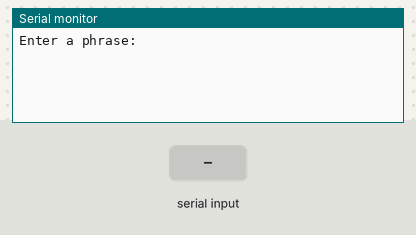
This sketch was run on a simulated Arduino Uno, built with avr-gcc and run on an emulated ATmega328P. Parts: the last lines printed to the serial monitor. The inputs (shaded band) are chosen by the test bench.

Above: at 1.2 s.
1.3 s: "1\n" received over Serial
At 2.2 s:
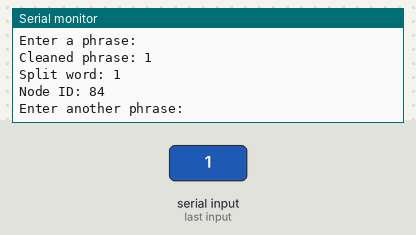
2.8 s: "0\n" received over Serial
At 3.4 s:
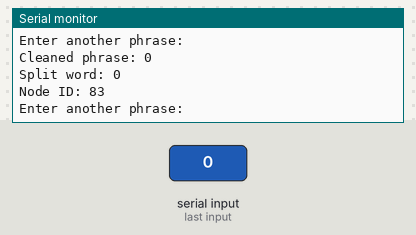
4.3 s: "2\n" received over Serial
At 5.7 s:
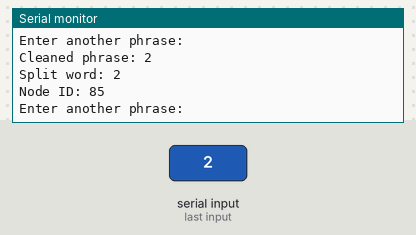

Measured:
- after the input at 1.3 s, the serial monitor: prints a new line at once (image 1)
- after the input at 2.8 s, the serial monitor: prints a new line at once (image 2)
- after the input at 4.3 s, the serial monitor: prints a new line at once (image 3)

The sketch:

bpe_radix_tree_noninitialized_char.ino
```cpp
#include "radix_tree.h"
#include <ctype.h>
#include <string.h>

// Function to clean the input: convert to lowercase, remove non-ASCII characters, and trim whitespace
void cleanInput(char* input) {
    char cleanedInput[256];
    size_t j = 0;

    // Convert to lowercase and handle each character
    for (size_t i = 0; input[i] != '\0'; i++) {
        if ((unsigned char)input[i] < 128) { // Keep only ASCII characters
            char c = tolower(input[i]);

            // Check if the character is a punctuation or symbol, and add spaces around it
            if (ispunct(c) || isspace(c)) {
                if (j > 0 && !isspace(cleanedInput[j - 1])) {
                    cleanedInput[j++] = ' '; // Add space before punctuation/symbol
                }
                cleanedInput[j++] = c; // Add the punctuation/symbol
                if (input[i + 1] != '\0' && !isspace(input[i + 1])) {
                    cleanedInput[j++] = ' '; // Add space after punctuation/symbol
                }
            } else {
                cleanedInput[j++] = c; // Add the character as is
            }
        }
    }

    cleanedInput[j] = '\0';

    // Trim leading and trailing whitespace
    char* start = cleanedInput;
    while (isspace((unsigned char)*start)) {
        start++;
    }

    char* end = start + strlen(start) - 1;
    while (end > start && isspace((unsigned char)*end)) {
        end--;
    }

    *(end + 1) = '\0';

    // Copy the cleaned and trimmed string back to the input
    strcpy(input, start);
}

// Function to find and print the token ID for each word/punctuation in the input
void processAndFindTokens(char* input) {
    char* token = strtok(input, " ");
    while (token != NULL) {
        Serial.print("Split word: ");
        Serial.println(token);

        RadixNode* currentNode = &root;
        size_t position = 0;
        bool found = true;

        while (token[position] != '\0' && found) {
            found = false;
            for (int i = 0; i < sizeof(currentNode->children) / sizeof(currentNode->children[0]); i++) {
                if (currentNode->children[i].prefix == NULL) {
                    break;
                }
                if (strncmp(&token[position], currentNode->children[i].prefix, strlen(currentNode->children[i].prefix)) == 0) {
                    position += strlen(currentNode->children[i].prefix);
                    currentNode = currentNode->children[i].node;
                    found = true;
                    break;
                }
            }
        }

        if (found && currentNode->tokenID != -1) {
            Serial.print("Node ID: ");
            Serial.println(currentNode->tokenID);
        } else {
            Serial.print("Not found: ");
            Serial.println(token);
        }

        token = strtok(NULL, " ");
    }
    Serial.println();
}

void setup() {
    Serial.begin(9600);
    while (!Serial) {}
    Serial.println("Enter a phrase:");
}

void loop() {
    if (Serial.available() > 0) {
        char inputPhrase[256];
        size_t len = Serial.readBytesUntil('\n', inputPhrase, sizeof(inputPhrase) - 1);
        inputPhrase[len] = '\0';

        // Clean the input
        cleanInput(inputPhrase);

        // Output the cleaned phrase
        Serial.print("Cleaned phrase: ");
        Serial.println(inputPhrase);

        // Split and process each word/punctuation
        processAndFindTokens(inputPhrase);

        Serial.println("Enter another phrase:");
    }
}
```

radix_tree.h
```cpp
#ifndef RADIX_TREE_H
#define RADIX_TREE_H

typedef struct RadixNode {
    int tokenID;
    struct {
        const char *prefix;
        struct RadixNode *node;
    } children[46];  // Adjusted based on the max children needed
} RadixNode;

// Node Definitions
RadixNode root_child0_child0_child0_child0 = {.tokenID = 8, .children = {}};
RadixNode root_child0_child0_child0_child1 = {.tokenID = 9, .children = {}};
RadixNode root_child0_child0_child0 = {.tokenID = -1, .children = {
    {"e", &root_child0_child0_child0_child0},
    {"ning", &root_child0_child0_child0_child1},
}};
RadixNode root_child0_child0_child1 = {.tokenID = 10, .children = {}};
RadixNode root_child0_child0 = {.tokenID = -1, .children = {
    {"r", &root_child0_child0_child0},
    {"ve", &root_child0_child0_child1},
}};
RadixNode root_child0_child1 = {.tokenID = 11, .children = {}};
RadixNode root_child0_child2_child0 = {.tokenID = 13, .children = {}};
RadixNode root_child0_child2 = {.tokenID = 12, .children = {
    {"_", &root_child0_child2_child0},
}};
RadixNode root_child0 = {.tokenID = -1, .children = {
    {"o", &root_child0_child0},
    {"ust_", &root_child0_child1},
    {"y", &root_child0_child2},
}};
RadixNode root_child1_child0_child0 = {.tokenID = 15, .children = {}};
RadixNode root_child1_child0 = {.tokenID = 14, .children = {
    {"s", &root_child1_child0_child0},
}};
RadixNode root_child1_child1_child0 = {.tokenID = 16, .children = {}};
RadixNode root_child1_child1_child1 = {.tokenID = 17, .children = {}};
RadixNode root_child1_child1 = {.tokenID = -1, .children = {
    {"ght", &root_child1_child1_child0},
    {"nth_", &root_child1_child1_child1},
}};
RadixNode root_child1_child2_child0 = {.tokenID = 19, .children = {}};
RadixNode root_child1_child2_child1 = {.tokenID = 20, .children = {}};
RadixNode root_child1_child2_child2_child0 = {.tokenID = 21, .children = {}};
RadixNode root_child1_child2_child2_child1 = {.tokenID = 22, .children = {}};
RadixNode root_child1_child2_child2 = {.tokenID = -1, .children = {
    {"_", &root_child1_child2_child2_child0},
    {"hing", &root_child1_child2_child2_child1},
}};
RadixNode root_child1_child2_child3 = {.tokenID = 23, .children = {}};
RadixNode root_child1_child2 = {.tokenID = 18, .children = {
    {"body", &root_child1_child2_child0},
    {"rte", &root_child1_child2_child1},
    {"t", &root_child1_child2_child2},
    {"w_", &root_child1_child2_child3},
}};
RadixNode root_child1 = {.tokenID = -1, .children = {
    {"ew", &root_child1_child0},
    {"i", &root_child1_child1},
    {"o", &root_child1_child2},
}};
RadixNode root_child2_child0_child0 = {.tokenID = 25, .children = {}};
RadixNode root_child2_child0 = {.tokenID = 24, .children = {
    {"ten", &root_child2_child0_child0},
}};
RadixNode root_child2_child1_child0 = {.tokenID = 27, .children = {}};
RadixNode root_child2_child1 = {.tokenID = 26, .children = {
    {"e", &root_child2_child1_child0},
}};
RadixNode root_child2_child2 = {.tokenID = 28, .children = {}};
RadixNode root_child2 = {.tokenID = -1, .children = {
    {"f", &root_child2_child0},
    {"n", &root_child2_child1},
    {"r", &root_child2_child2},
}};
RadixNode root_child3_child0_child0_child0 = {.tokenID = 30, .children = {}};
RadixNode root_child3_child0_child0 = {.tokenID = 29, .children = {
    {"s", &root_child3_child0_child0_child0},
}};
RadixNode root_child3_child0_child1_child0 = {.tokenID = 32, .children = {}};
RadixNode root_child3_child0_child1_child1 = {.tokenID = 33, .children = {}};
RadixNode root_child3_child0_child1 = {.tokenID = 31, .children = {
    {"ically", &root_child3_child0_child1_child0},
    {"s", &root_child3_child0_child1_child1},
}};
RadixNode root_child3_child0 = {.tokenID = -1, .children = {
    {"m", &root_child3_child0_child0},
    {"t", &root_child3_child0_child1},
}};
RadixNode root_child3_child1_child0_child0 = {.tokenID = 35, .children = {}};
RadixNode root_child3_child1_child0_child1_child0 = {.tokenID = 37, .children = {}};
RadixNode root_child3_child1_child0_child1_child1 = {.tokenID = 38, .children = {}};
RadixNode root_child3_child1_child0_child1 = {.tokenID = 36, .children = {
    {"gave", &root_child3_child1_child0_child1_child0},
    {"in", &root_child3_child1_child0_child1_child1},
}};
RadixNode root_child3_child1_child0 = {.tokenID = 34, .children = {
    {"d", &root_child3_child1_child0_child0},
    {"s", &root_child3_child1_child0_child1},
}};
RadixNode root_child3_child1_child1 = {.tokenID = 39, .children = {}};
RadixNode root_child3_child1 = {.tokenID = -1, .children = {
    {"e", &root_child3_child1_child0},
    {"ng", &root_child3_child1_child1},
}};
RadixNode root_child3_child2 = {.tokenID = 40, .children = {}};
RadixNode root_child3_child3 = {.tokenID = 41, .children = {}};
RadixNode root_child3_child4 = {.tokenID = 42, .children = {}};
RadixNode root_child3_child5_child0 = {.tokenID = 44, .children = {}};
RadixNode root_child3_child5_child1 = {.tokenID = 45, .children = {}};
RadixNode root_child3_child5_child2 = {.tokenID = 46, .children = {}};
RadixNode root_child3_child5_child3_child0 = {.tokenID = 47, .children = {}};
RadixNode root_child3_child5_child3_child1 = {.tokenID = 48, .children = {}};
RadixNode root_child3_child5_child3_child2 = {.tokenID = 49, .children = {}};
RadixNode root_child3_child5_child3 = {.tokenID = -1, .children = {
    {"ng", &root_child3_child5_child3_child0},
    {"sh", &root_child3_child5_child3_child1},
    {"t", &root_child3_child5_child3_child2},
}};
RadixNode root_child3_child5 = {.tokenID = 43, .children = {
    {"cant", &root_child3_child5_child0},
    {"for", &root_child3_child5_child1},
    {"his", &root_child3_child5_child2},
    {"i", &root_child3_child5_child3},
}};
RadixNode root_child3 = {.tokenID = -1, .children = {
    {"his", &root_child3_child0},
    {"i", &root_child3_child1},
    {"le", &root_child3_child2},
    {"s", &root_child3_child3},
    {"u", &root_child3_child4},
    {"y", &root_child3_child5},
}};
RadixNode root_child4 = {.tokenID = 51, .children = {}};
RadixNode root_child5 = {.tokenID = 52, .children = {}};
RadixNode root_child6 = {.tokenID = 53, .children = {}};
RadixNode root_child7 = {.tokenID = 54, .children = {}};
RadixNode root_child8 = {.tokenID = 55, .children = {}};
RadixNode root_child9 = {.tokenID = 56, .children = {}};
RadixNode root_child10 = {.tokenID = 57, .children = {}};
RadixNode root_child11 = {.tokenID = 58, .children = {}};
RadixNode root_child12 = {.tokenID = 59, .children = {}};
RadixNode root_child13 = {.tokenID = 60, .children = {}};
RadixNode root_child14 = {.tokenID = 61, .children = {}};
RadixNode root_child15 = {.tokenID = 62, .children = {}};
RadixNode root_child16 = {.tokenID = 63, .children = {}};
RadixNode root_child17 = {.tokenID = 64, .children = {}};
RadixNode root_child18_child0 = {.tokenID = 50, .children = {}};
RadixNode root_child18 = {.tokenID = 65, .children = {
    {" ", &root_child18_child0},
}};
RadixNode root_child19 = {.tokenID = 66, .children = {}};
RadixNode root_child20 = {.tokenID = 67, .children = {}};
RadixNode root_child21 = {.tokenID = 68, .children = {}};
RadixNode root_child22 = {.tokenID = 69, .children = {}};
RadixNode root_child23 = {.tokenID = 70, .children = {}};
RadixNode root_child24 = {.tokenID = 71, .children = {}};
RadixNode root_child25 = {.tokenID = 72, .children = {}};
RadixNode root_child26 = {.tokenID = 73, .children = {}};
RadixNode root_child27 = {.tokenID = 74, .children = {}};
RadixNode root_child28 = {.tokenID = 75, .children = {}};
RadixNode root_child29 = {.tokenID = 76, .children = {}};
RadixNode root_child30 = {.tokenID = 77, .children = {}};
RadixNode root_child31 = {.tokenID = 78, .children = {}};
RadixNode root_child32 = {.tokenID = 79, .children = {}};
RadixNode root_child33 = {.tokenID = 80, .children = {}};
RadixNode root_child34 = {.tokenID = 81, .children = {}};
RadixNode root_child35 = {.tokenID = 82, .children = {}};
RadixNode root_child36_child0_child0_child0 = {.tokenID = 0, .children = {}};
RadixNode root_child36_child0_child0_child1 = {.tokenID = 1, .children = {}};
RadixNode root_child36_child0_child0_child2 = {.tokenID = 2, .children = {}};
RadixNode root_child36_child0_child0 = {.tokenID = 3, .children = {
    {"1", &root_child36_child0_child0_child0},
    {"3", &root_child36_child0_child0_child1},
    {"8", &root_child36_child0_child0_child2},
}};
RadixNode root_child36_child0_child1_child0 = {.tokenID = 4, .children = {}};
RadixNode root_child36_child0_child1_child1 = {.tokenID = 5, .children = {}};
RadixNode root_child36_child0_child1_child2 = {.tokenID = 6, .children = {}};
RadixNode root_child36_child0_child1 = {.tokenID = 7, .children = {
    {"1", &root_child36_child0_child1_child0},
    {"3", &root_child36_child0_child1_child1},
    {"5", &root_child36_child0_child1_child2},
}};
RadixNode root_child36_child0 = {.tokenID = -1, .children = {
    {"1", &root_child36_child0_child0},
    {"2", &root_child36_child0_child1},
}};
RadixNode root_child36 = {.tokenID = 83, .children = {
    {"0", &root_child36_child0},
}};
RadixNode root_child37 = {.tokenID = 84, .children = {}};
RadixNode root_child38 = {.tokenID = 85, .children = {}};
RadixNode root_child39 = {.tokenID = 86, .children = {}};
RadixNode root_child40 = {.tokenID = 87, .children = {}};
RadixNode root_child41 = {.tokenID = 88, .children = {}};
RadixNode root_child42 = {.tokenID = 89, .children = {}};
RadixNode root_child43 = {.tokenID = 90, .children = {}};
RadixNode root_child44 = {.tokenID = 91, .children = {}};
RadixNode root_child45 = {.tokenID = 92, .children = {}};
RadixNode root = {.tokenID = -1, .children = {
    {"m", &root_child0},
    {"n", &root_child1},
    {"o", &root_child2},
    {"budd", &root_child3},
    {".", &root_child4},
    {",", &root_child5},
    {";", &root_child6},
    {":", &root_child7},
    {"\'", &root_child8},
    {"\"", &root_child9},
    {"!", &root_child10},
    {"?", &root_child11},
    {"(", &root_child12},
    {")", &root_child13},
    {"[", &root_child14},
    {"]", &root_child15},
    {"{", &root_child16},
    {"}", &root_child17},
    {"<", &root_child18},
    {">", &root_child19},
    {"/", &root_child20},
    {"\\", &root_child21},
    {"|", &root_child22},
    {"-", &root_child23},
    {"_", &root_child24},
    {"+", &root_child25},
    {"=", &root_child26},
    {"*", &root_child27},
    {"&", &root_child28},
    {"^", &root_child29},
    {"%", &root_child30},
    {"$", &root_child31},
    {"#", &root_child32},
    {"@", &root_child33},
    {"~", &root_child34},
    {"`", &root_child35},
    {"0", &root_child36},
    {"1", &root_child37},
    {"2", &root_child38},
    {"3", &root_child39},
    {"4", &root_child40},
    {"5", &root_child41},
    {"6", &root_child42},
    {"7", &root_child43},
    {"8", &root_child44},
    {"9", &root_child45},
}};

#endif // RADIX_TREE_H
```
